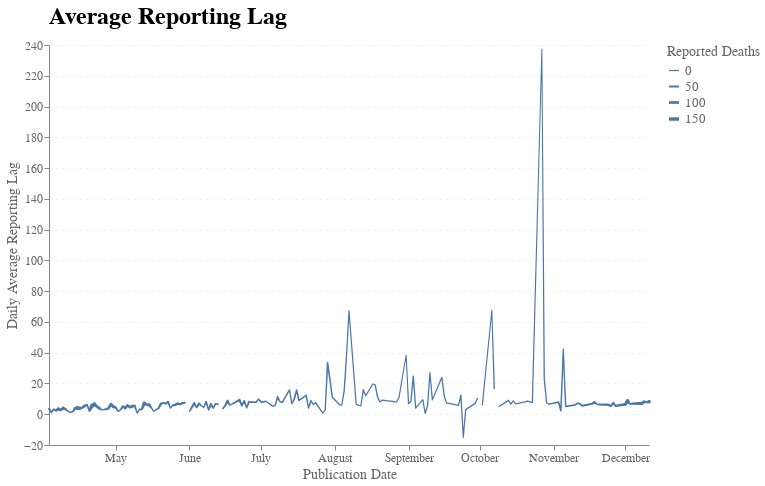

Notebook source saved alongside this figure:
### Markdown cell above
# Work in progress

Experimental stuff

### Code cell
def average_lag(df, start_date):
    df1 = pd.DataFrame(df.groupby("publication_date")["n_diff"].sum())
    df1["average_lag"] = (
        df.groupby("publication_date")["age"].sum()
        / df.groupby("publication_date")["n_diff"].sum()
    )
    df1 = df1.reset_index()
    df1 = df1[df1["publication_date"] >= start_date]

    lag_chart = (
        alt.Chart(df1, width=600, title="Average Reporting Lag")
        .mark_trail()
        .encode(
            x=alt.X("publication_date", title="Publication Date"),
            y=alt.Y("average_lag:Q", title="Daily Average Reporting Lag"),
            size=alt.Size("n_diff", title="Reported Deaths"),
        )
    )

    return lag_chart

average_lag(fhm_data, '2020-04-03')

### Figure 1 — Vega-Lite specification as saved in the notebook (floating-point values rounded to 4 significant figures; data arrays with more than 128 entries replaced by an {"elided": "..."} marker saying what was removed)
{"config": {"axis": {"labelFontSize": 12, "labelColor": "#666", "titleFontSize": 14, "titleFontWeight": "normal", "titleColor": "#666"}, "axisX": {"grid": false, "gridWidth": 0.4}, "axisY": {"gridDash": [3], "gridWidth": 0.4}, "legend": {"titleFontSize": 14, "titleFontWeight": "normal", "titleColor": "#666", "labelColor": "#666", "labelFontSize": 13}, "font": "Avenir Next, sans-serif", "header": {"labelFontSize": 14, "labelColor": "#666", "titleFontSize": 16, "titleFontWeight": "normal", "titleColor": "#666"}, "headerRow": {"labelFontSize": 14, "labelColor": "#666"}, "title": {"anchor": "start", "frame": "group", "offset": 10, "fontSize": 24, "font": "Avenir Next Demi Bold"}, "view": {"strokeWidth": 0, "continuousWidth": 600, "continuousHeight": 400}}, "data": {"name": "data-256b7357104dc42349045e9a73b19440"}, "mark": "trail", "encoding": {"size": {"type": "quantitative", "field": "n_diff", "title": "Reported Deaths"}, "x": {"type": "temporal", "field": "publication_date", "title": "Publication Date"}, "y": {"type": "quantitative", "field": "average_lag", "title": "Daily Average Reporting Lag"}}, "title": "Average Reporting Lag", "width": 600, "$schema": "https://vega.github.io/schema/vega-lite/v4.8.1.json", "datasets": {"data-256b7357104dc42349045e9a73b19440": {"elided": "188 records"}}}
